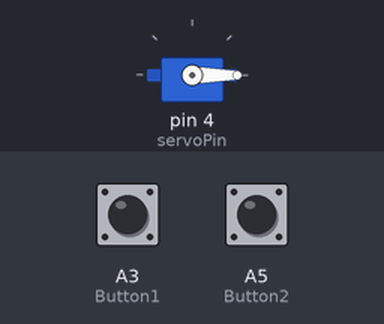
A sketch run on a simulated Arduino Uno, built with avr-gcc and run on an emulated ATmega328P. On the bench: servo. Inputs (shaded band) come from the test bench; at power-on: A3 (Button1) HIGH, A5 (Button2) LOW.

Above: at 1.2 s.
1.3 s: A3 (Button1) pulled LOW for 1 s
At 1.7 s:
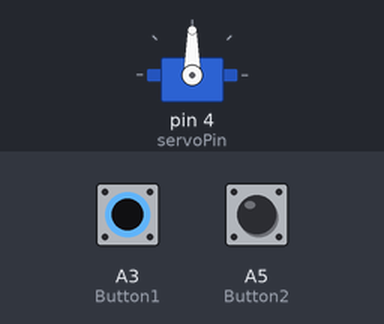
At 2.2 s:
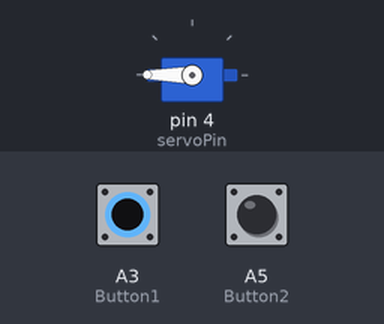
4.3 s: A3 (Button1) pulled LOW for 3.2 s
At 4.5 s:
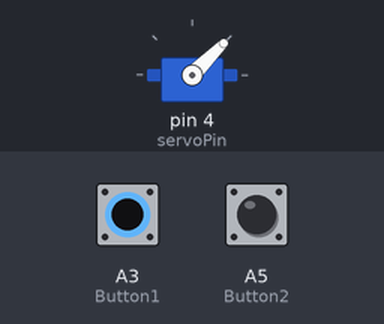
Timing chart, 0 to 9.7 s (numbered marks = the images above; inputs shaded):
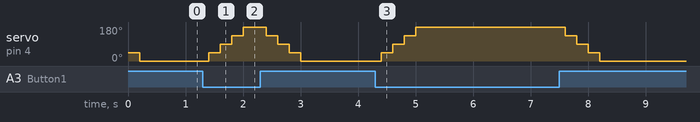

The sketch:

Task1-Servo.ino
```cpp
#include <Servo.h>

Servo servo;
int potentiometer = A0;
int Button1 = A3;
int Button2 = A5;
int servoPin = 4;
int servoPos = 90;

void setup() {
	servo.attach(servoPin);
	servo.write(servoPos);	// initialize at the middle position
}

void loop() {
	if(!digitalRead(Button1)){
		servoPos+=45;
		if (servoPos >= 180){
			servoPos = 180;
		}
		servo.write(servoPos);
	}
	else if(!digitalRead(Button2)){
		servoPos-=45;
		if (servoPos <= 0){
			servoPos = 0;
		}
		servo.write(servoPos);
	}
  delay(200);
}
```

Measured:
- after the input at 1.3 s, servo on pin 4 (servoPin): 0° → 45° after 0.10 s, → 90° 0.20 s later, → 135° 0.20 s later, → 180° 0.20 s later, … (8 changes in this stretch)
- after the input at 4.3 s, servo on pin 4 (servoPin): 0° → 45° after 0.10 s, → 90° 0.20 s later, → 135° 0.20 s later, → 180° 0.20 s later, … (8 changes in this stretch)
